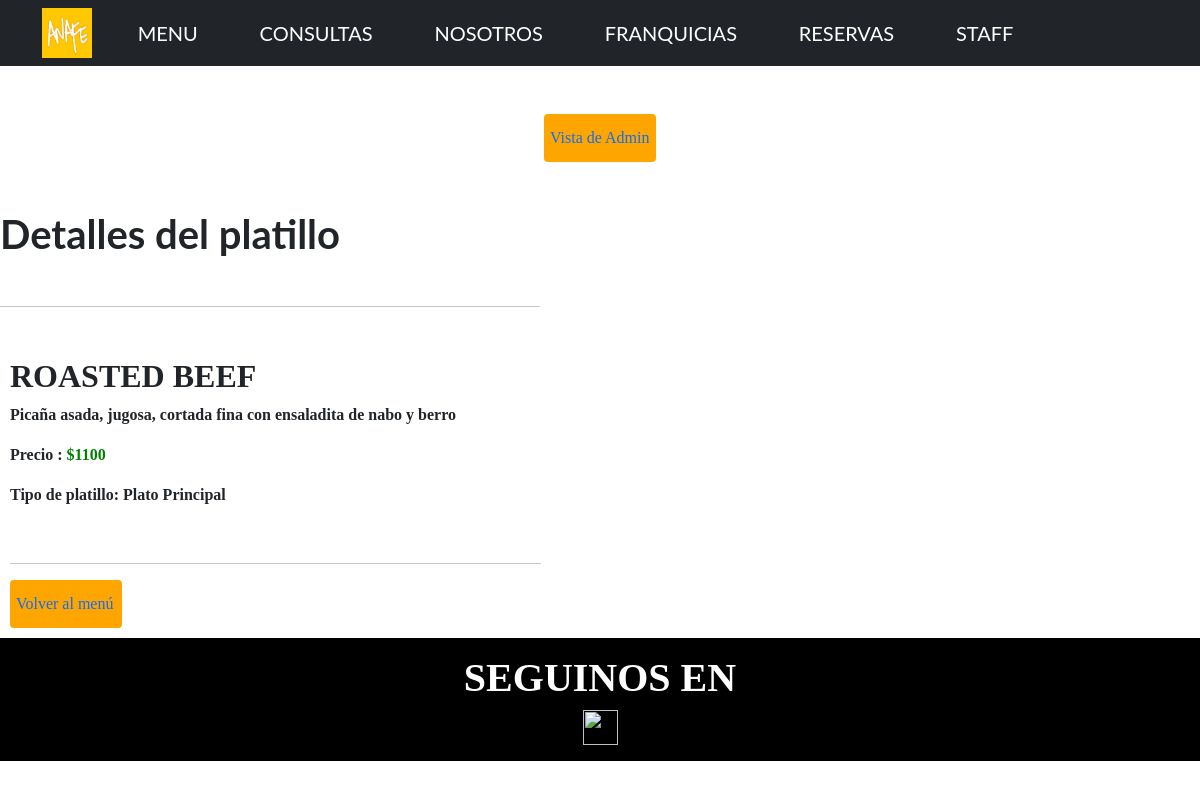
The page /App_Resto/menu-detallar/5 on the database its author committed.
### App_Resto/models.py (models this page shows, shortened)
class Productos(models.Model):
    nombre = models.CharField(max_length=150)
    descripcion = models.CharField(max_length=150)
    precio = models.IntegerField()
    tipo = models.CharField(max_length=30)
    class Meta():
        verbose_name = 'Producto'
        verbose_name_plural = 'Productos'

### App_Resto/views.py (the view)
# urls.py: path('menu-detallar/<int:pk>', menuDetailView.as_view(), name="MenuDetallar"),
class menuDetailView(DetailView):
    model = Productos
    template_name = "menu-detallar.html"

### App_Resto/templates/menu-detallar.html
{% extends 'padre.html' %}
{% load static %}
{% block bloqueQueCambia %}
<!DOCTYPE html>
<html lang="en">
<head>
</head>
<body>
<br><br>
  <center>
    <button style="font-size: 1em; width: 14ch; height: 6ch;"><a style="font-size: 1em" class="navbar-brand" href="{% url 'MenuListar' %}">Vista de Admin</a></button></center>
    <br><br>
    <h1>Detalles del platillo</h1><br>
<hr width="45%"><br>
  <div style="padding: 10px; font-family: garamond; ">
    <h2><b>{{object.nombre}}</b></h2>
  <p><b>{{object.descripcion}}</b></p>
  <p><b>Precio : <span style="color: green;">${{object.precio}}</span></b></p>
  <p><b>Tipo de platillo: {{object.tipo}}</b></p><br>
  <hr width="45%">
  <button style="font-size: 1em; width: 14ch; height: 6ch;"><a style="font-size: 1em" class="navbar-brand" href="{% url 'MenuUsuario' %}">Volver al menú</a></button>
</div></center>
</body>
</html>
  {% endblock bloqueQueCambia %}

### rows shown on the page
Productos: nombre "ROASTED BEEF", descripcion "Picaña asada, jugosa, cortada fina con ensaladita de nabo y berro", precio "1100", tipo "Plato Principal"
